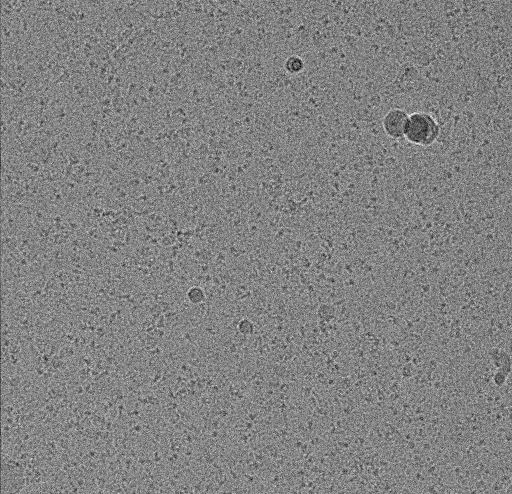
#> input picture Examples/0Great/18dec17a_grid3_00105gr_00005sq_00008hl_00002en-a.png, 512 x 494 px
$ python -i check_center.py   (imports and definitions only)
#> lines starting #> are read from the running program, lines starting #| are printed output that depends on the picture; after the words box and inside, x2 and y2 are one past the last pixel; in counts of white or black regions, pixels touching at a corner belong together
# -*- coding: utf-8 -*-
"""
Check if the object in the 2d class average is centered, and if there are
multiple objects in the class average image.
Use saliency map.
"""

from PIL import Image
import numpy as np
from scipy import ndimage
from skimage import measure
import cv2
# import matplotlib.pyplot as plt

def checkCenter(img_name):
    img = Image.open(img_name)
#> img is the input picture: PIL image 512x494 L; min 0, max 255, mean 130.2
    saliency = cv2.saliency.StaticSaliencySpectralResidual_create()
    (success, saliencyMap) = saliency.computeSaliency(np.asarray(img))
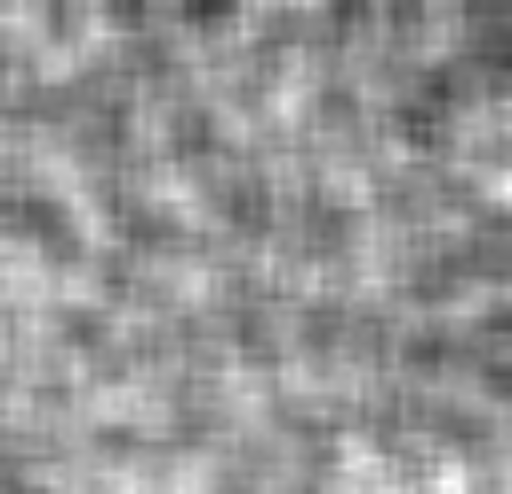
#> saliencyMap: shape (494, 512) float32; min 0.237, max 0.999, mean 0.585
#> success = True

    saliencyMap_bin = np.where(saliencyMap > 0.2, 1, 0)
#> saliencyMap_bin: shape (494, 512) int64; every value is 1
    kernel = np.ones((5,5),np.uint8)
    saliencyMap_bin = cv2.morphologyEx(np.float32(saliencyMap_bin), cv2.MORPH_CLOSE, kernel)
#> saliencyMap_bin: shape (494, 512) float32; every value is 1

    aa = measure.label(saliencyMap_bin, background=0)
    propsa = measure.regionprops(aa)
#> propsa = 1 regions; box (x1, y1, x2, y2) and area: (0, 0, 512, 494) 252928

    max_area = propsa[0].area
#> max_area = 252928
    for label in propsa:
        if label.area > max_area:
            max_area = label.area
#> this loop made 1 pass
#> after the loop, max_area = 252928

    object_num = 0
    for label in propsa:
        if label.area > max(0.5*max_area, 40):
            object_num += 1
#> this loop made 1 pass
#> object_num on pass 1: 1
#> after the loop, object_num = 1

    centerness = np.divide(ndimage.measurements.center_of_mass(saliencyMap_bin), saliencyMap_bin.shape)
#> centerness = [0.499, 0.499]

    if abs(centerness[0]-0.5) > 0.15 or abs(centerness[1]-0.5) > 0.15 or object_num > 1:
        return False
    else:
        return True

>>> result = checkCenter('../../Examples/0Great/18dec17a_grid3_00105gr_00005sq_00008hl_00002en-a.png')

$ run again, on Examples/0Great/18feb14h_grid1_00014gr_00007sq_v02_00005hl_00005en-a.png
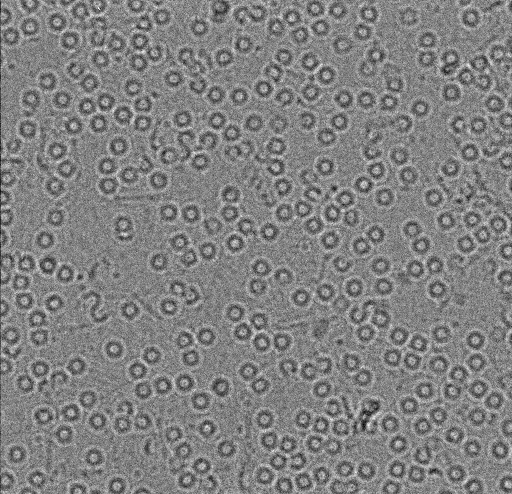
#> input picture Examples/0Great/18feb14h_grid1_00014gr_00007sq_v02_00005hl_00005en-a.png, 512 x 494 px
#> in checkCenter, img is the input picture: PIL image 512x494 L; min 0, max 255, mean 129.5
#> in checkCenter, `(success, saliencyMap) = saliency.computeSaliency(np.asarray(img))`:
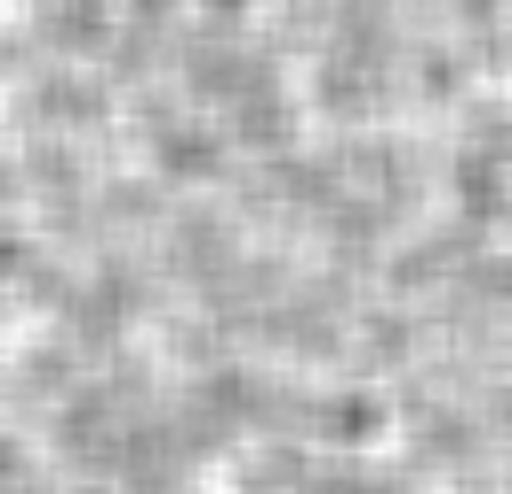
#> saliencyMap: shape (494, 512) float32; min 0.409, max 0.997, mean 0.729
#> success = True
#> propsa = 1 regions; box (x1, y1, x2, y2) and area: (0, 0, 512, 494) 252928
#> in checkCenter, `max_area = propsa[0].area`: max_area = 252928
#> the loop in checkCenter, `for label in propsa:` made 1 pass
#> the loop in checkCenter, `for label in propsa:` made 1 pass
#> object_num on pass 1: 1
#> after the loop in checkCenter, `for label in propsa:`: object_num = 1
#> centerness = [0.499, 0.499]

$ run again, on Examples/0Great/19aug14a_grid5_00071gr_00009sq_00008hl_00004en-a.png
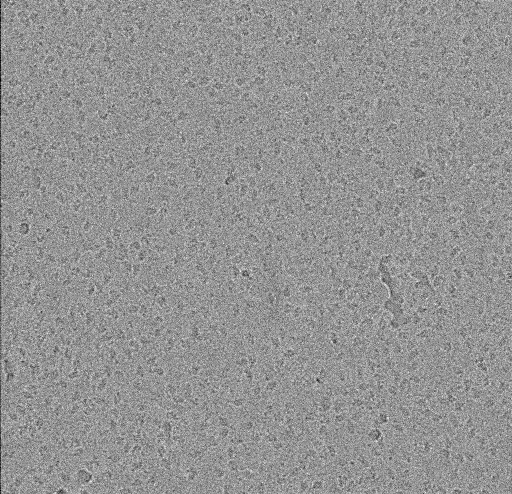
#> input picture Examples/0Great/19aug14a_grid5_00071gr_00009sq_00008hl_00004en-a.png, 512 x 494 px
#> in checkCenter, img is the input picture: PIL image 512x494 L; min 0, max 255, mean 147.7
#> in checkCenter, `(success, saliencyMap) = saliency.computeSaliency(np.asarray(img))`:
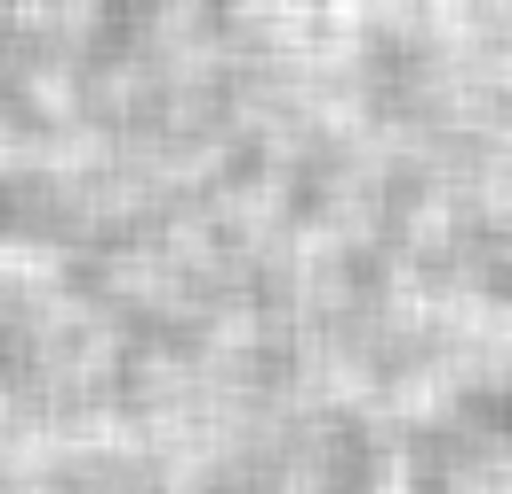
#> saliencyMap: shape (494, 512) float32; min 0.57, max 0.999, mean 0.768
#> success = True
#> propsa = 1 regions; box (x1, y1, x2, y2) and area: (0, 0, 512, 494) 252928
#> in checkCenter, `max_area = propsa[0].area`: max_area = 252928
#> the loop in checkCenter, `for label in propsa:` made 1 pass
#> the loop in checkCenter, `for label in propsa:` made 1 pass
#> object_num on pass 1: 1
#> after the loop in checkCenter, `for label in propsa:`: object_num = 1
#> centerness = [0.499, 0.499]
